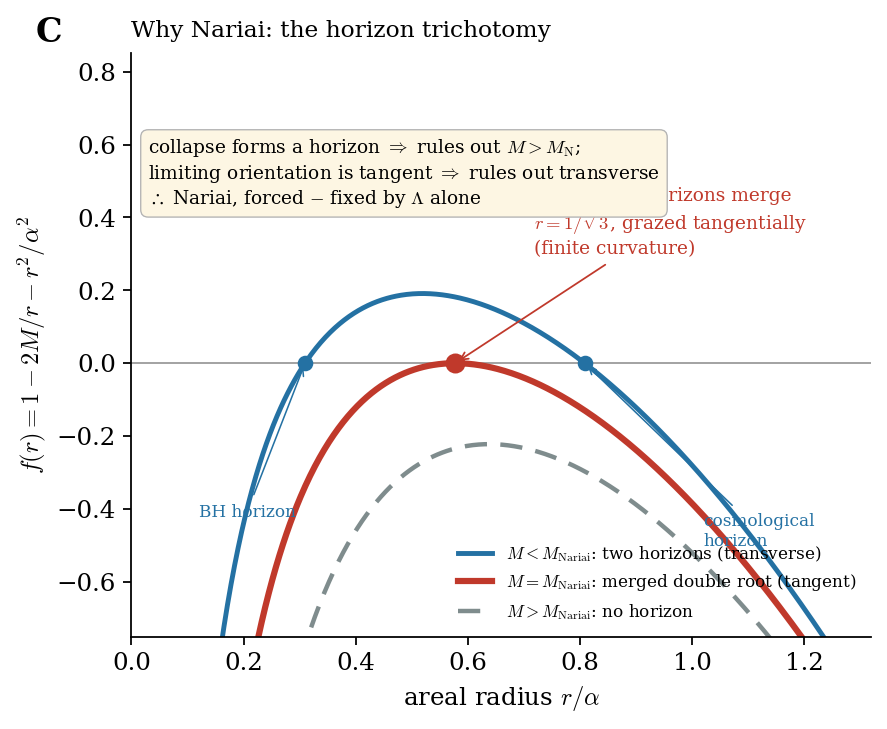

Reproduce this figure in Python.
"""Panel C - the horizon trichotomy that FORCES Nariai (alpha=1).
f(r)=1-2M/r-r^2 ; horizons at f=0 i.e. 2M=r-r^3, max at r=1/sqrt3 -> Nariai 2M_N=2/(3 sqrt3).
 M<M_N : two roots (BH + cosmo horizon)  -> reassigned null crosses TRANSVERSE  (x: not the limiting orientation)
 M=M_N : double root (r=1/sqrt3)          -> TANGENT / grazes its own horizon    (check: forced)
 M>M_N : no root                           -> NO horizon                          (x: a collapse forms one)
"""
import numpy as np, matplotlib
matplotlib.use('Agg'); import matplotlib.pyplot as plt
plt.rcParams.update({'font.family':'serif','font.size':11,'mathtext.fontset':'cm'})
r=np.linspace(0.06,1.32,600)
def f(M): return 1-2*M/r-r**2
MN=1/(3*np.sqrt(3))
fig,ax=plt.subplots(figsize=(5.7,4.7))
ax.axhline(0,color='0.6',lw=0.8)
# undercritical
ax.plot(r,f(0.14),color='#2471a3',lw=2.2,label=r'$M<M_{\rm Nariai}$: two horizons (transverse)')
# Nariai
ax.plot(r,f(MN),color='#c0392b',lw=2.8,label=r'$M=M_{\rm Nariai}$: merged double root (tangent)')
# overcritical
ax.plot(r,f(0.26),color='#7f8c8d',lw=2.0,ls=(0,(5,3)),label=r'$M>M_{\rm Nariai}$: no horizon')
# mark undercritical roots
ru=[rr for rr in np.roots([-1,0,1,-2*0.14]) if abs(rr.imag)<1e-6 and rr.real>0]
for rr in sorted([x.real for x in ru]):
    ax.plot(rr,0,'o',color='#2471a3',ms=6)
# Nariai double root
rN=1/np.sqrt(3); ax.plot(rN,0,'o',color='#c0392b',ms=8,zorder=5)
ax.annotate('Nariai: two horizons merge\n$r=1/\\sqrt{3}$, grazed tangentially\n(finite curvature)',
            xy=(rN,0),xytext=(rN+0.14,0.30),fontsize=8.4,color='#c0392b',
            arrowprops=dict(arrowstyle='->',color='#c0392b',lw=0.8))
ax.annotate('BH horizon',xy=(sorted([x.real for x in ru])[0],0),xytext=(0.12,-0.42),fontsize=7.6,color='#2471a3',arrowprops=dict(arrowstyle='->',color='#2471a3',lw=0.7))
ax.annotate('cosmological\nhorizon',xy=(sorted([x.real for x in ru])[1],0),xytext=(1.02,-0.5),fontsize=7.6,color='#2471a3',arrowprops=dict(arrowstyle='->',color='#2471a3',lw=0.7))
ax.text(0.03,0.62,'collapse forms a horizon $\\Rightarrow$ rules out $M>M_{\\rm N}$;\nlimiting orientation is tangent $\\Rightarrow$ rules out transverse\n$\\therefore$ Nariai, forced $-$ fixed by $\\Lambda$ alone',fontsize=8.4,va='top',
        bbox=dict(boxstyle='round,pad=0.4',fc='#fdf6e3',ec='0.7',lw=0.6))
ax.set_xlabel(r'areal radius $r/\alpha$'); ax.set_ylabel(r'$f(r)=1-2M/r-r^2/\alpha^2$')
ax.set_ylim(-0.75,0.85); ax.set_xlim(0,1.32)
ax.text(-0.13,1.02,'C',transform=ax.transAxes,fontsize=15,fontweight='bold')
ax.text(0.0,1.02,r'Why Nariai: the horizon trichotomy',transform=ax.transAxes,fontsize=10.5,va='bottom')
ax.legend(loc='lower right',fontsize=7.6,frameon=False)
for s in ['top','right']: ax.spines[s].set_visible(False)
plt.tight_layout(); plt.savefig('panelC_trichotomy.png',dpi=160,bbox_inches='tight'); plt.savefig('panelC_trichotomy.pdf',bbox_inches='tight')
print('ok  M_N=%.4f  2M_N=%.4f (=2/(3sqrt3)=%.4f)'%(MN,2*MN,2/(3*np.sqrt(3))))
